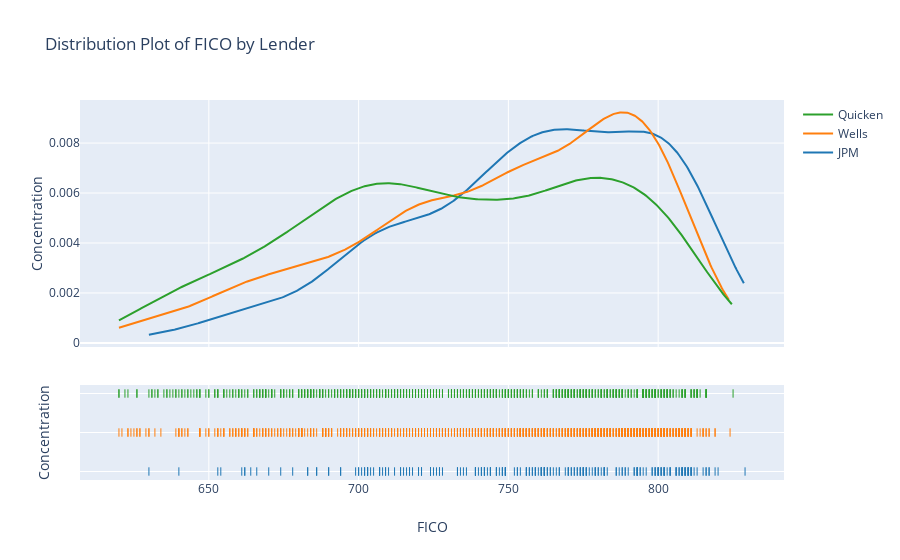

Source (notebook cell):
### Code cell
# displays the interactive version of the distplot in the notebook
iplot(
    figure_or_data = lender_fico_distplot
)

### Figure 1 — Plotly figure (JSON) as saved in the notebook; plotly's stock layout.template omitted (floating-point values rounded to 4 significant figures; data arrays with more than 128 entries replaced by an {"elided": "..."} marker saying what was removed)
{"data": [{"legendgroup": "JPM", "marker": {"color": "rgb(31, 119, 180)"}, "mode": "lines", "name": "JPM", "showlegend": true, "type": "scatter", "x": {"elided": "500 float values"}, "xaxis": "x", "y": {"elided": "500 float values"}, "yaxis": "y"}, {"legendgroup": "Wells", "marker": {"color": "rgb(255, 127, 14)"}, "mode": "lines", "name": "Wells", "showlegend": true, "type": "scatter", "x": {"elided": "500 float values"}, "xaxis": "x", "y": {"elided": "500 float values"}, "yaxis": "y"}, {"legendgroup": "Quicken", "marker": {"color": "rgb(44, 160, 44)"}, "mode": "lines", "name": "Quicken", "showlegend": true, "type": "scatter", "x": {"elided": "500 float values"}, "xaxis": "x", "y": {"elided": "500 float values"}, "yaxis": "y"}, {"legendgroup": "JPM", "marker": {"color": "rgb(31, 119, 180)", "symbol": "line-ns-open"}, "mode": "markers", "name": "JPM", "showlegend": false, "type": "scatter", "x": {"elided": "228 int values"}, "xaxis": "x", "y": {"elided": "228 str values"}, "yaxis": "y2"}, {"legendgroup": "Wells", "marker": {"color": "rgb(255, 127, 14)", "symbol": "line-ns-open"}, "mode": "markers", "name": "Wells", "showlegend": false, "type": "scatter", "x": {"elided": "829 int values"}, "xaxis": "x", "y": {"elided": "829 str values"}, "yaxis": "y2"}, {"legendgroup": "Quicken", "marker": {"color": "rgb(44, 160, 44)", "symbol": "line-ns-open"}, "mode": "markers", "name": "Quicken", "showlegend": false, "type": "scatter", "x": {"elided": "554 int values"}, "xaxis": "x", "y": {"elided": "554 str values"}, "yaxis": "y2"}], "layout": {"autosize": true, "barmode": "overlay", "hovermode": "closest", "legend": {"traceorder": "reversed"}, "title": {"text": "Distribution Plot of FICO by Lender"}, "xaxis": {"anchor": "y2", "autorange": true, "domain": [0, 1], "range": [607.6, 841.4], "title": {"text": "FICO"}, "type": "linear", "zeroline": false}, "yaxis": {"anchor": "free", "autorange": true, "domain": [0.35, 1], "position": 0, "range": [-0.0001635, 0.009723], "title": {"text": "Concentration"}, "type": "linear"}, "yaxis2": {"anchor": "x", "autorange": true, "domain": [0, 0.25], "dtick": 1, "range": [-0.2676, 2.268], "showticklabels": false, "title": {"text": "Concentration"}, "type": "category"}}}
